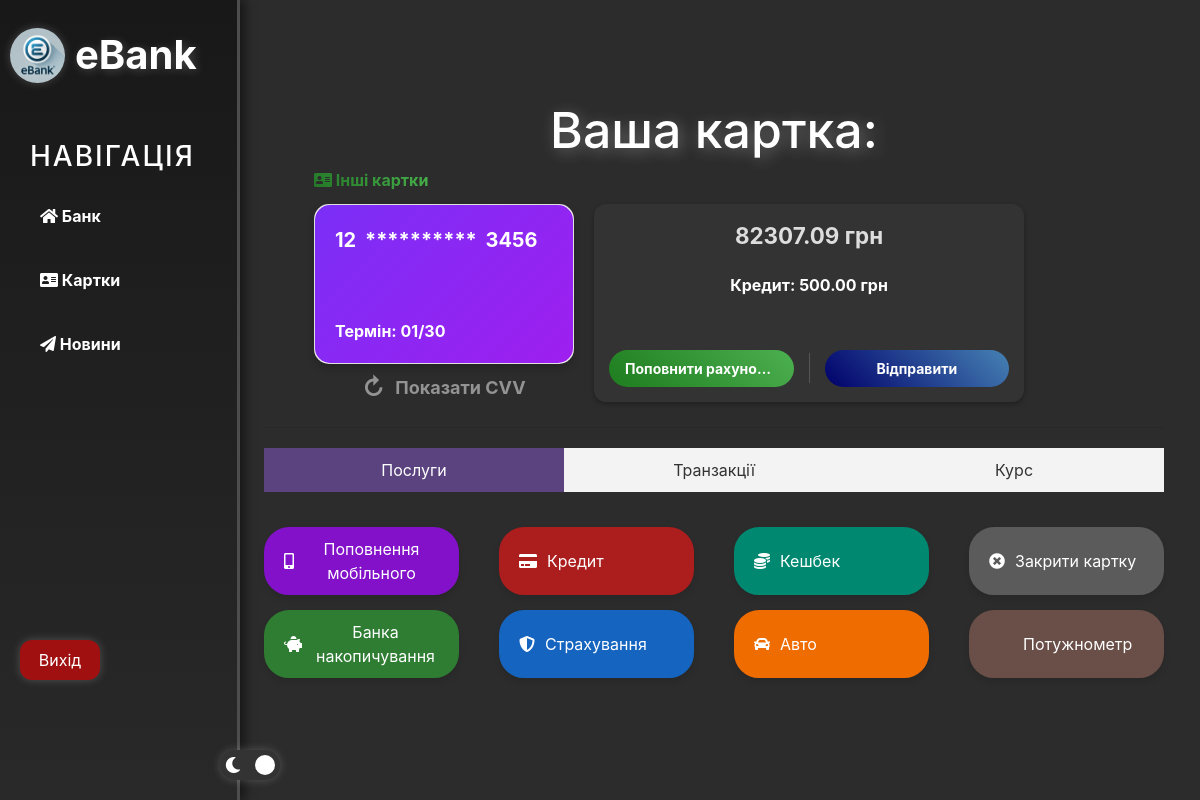
Page /cards/13/ (signed in) on the earlier database version.
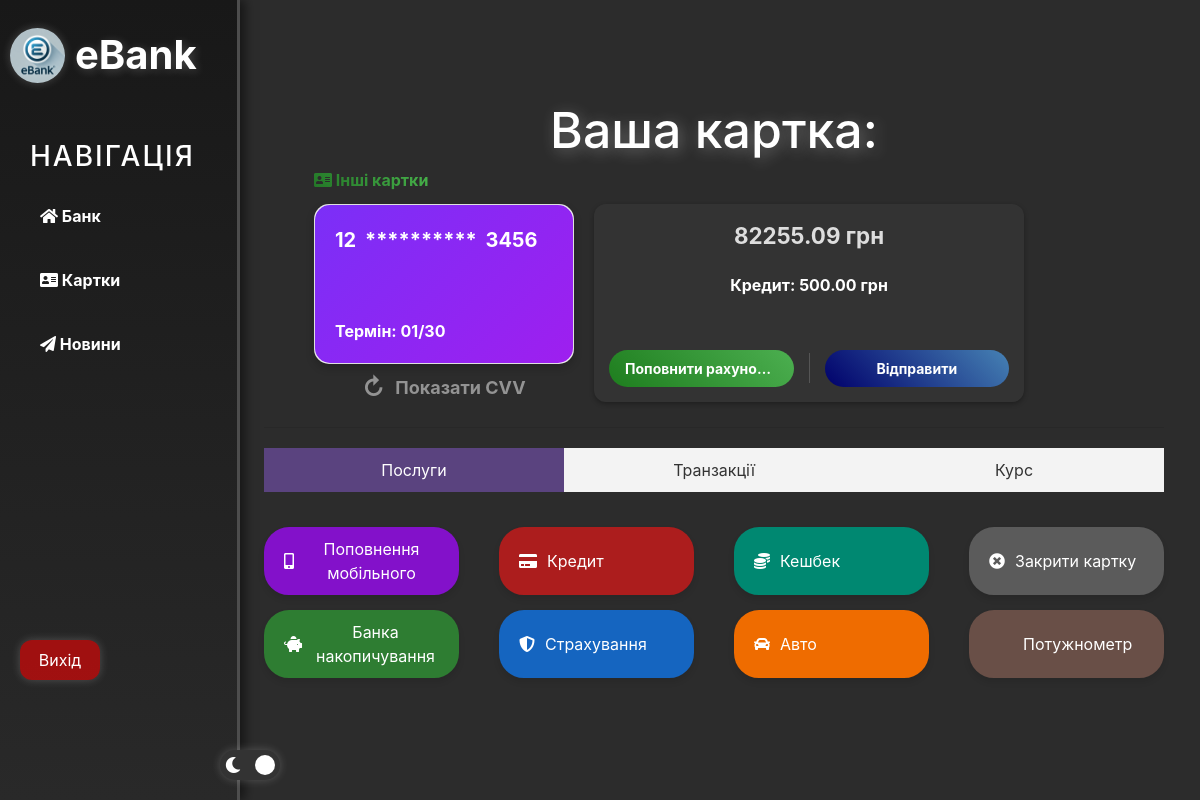
Same page on the later database version.
### site_auth/models.py (models this page shows, shortened)
class BankCard(models.Model):
    user = models.ForeignKey(settings.AUTH_USER_MODEL, on_delete=models.CASCADE, related_name="bank_cards")
    card_number = models.CharField(max_length=16, unique=True)
    cvv = models.CharField(max_length=3)
    expiry_date = models.CharField(max_length=5)
    balance = models.DecimalField(max_digits=10, decimal_places=2, default=0.00)

class CustomUser(AbstractUser):
    email = models.EmailField(unique=True)
    verification_code = models.CharField(max_length=6, blank=True, null=True)
    credit_balance = models.DecimalField(max_digits=10, decimal_places=2, default=0.00)

### cards/views.py (the view)
# urls.py: path('<int:pk>/', views.card, name='card'),
def card(request, pk):
    if not request.user.is_authenticated:
        return render(request, "cards/card.html")
    card = get_object_or_404(BankCard, pk=pk, user=request.user)
    transactions = Transaction.objects.filter(card=card).order_by("-date")
    total_amount = transactions.aggregate(total=Sum('amount'))['total'] or Decimal(0)
    total_amount = total_amount.quantize(Decimal('0.01'), rounding=ROUND_DOWN)  # Округление до 2 знаков
    total_count = Decimal(transactions.count()).quantize(Decimal('0.01'), rounding=ROUND_DOWN)  # Округление до 2 знаков
    context = {
        "card": card,
        "transactions": transactions,
        "total_amount": total_amount,
        "total_count": total_count,  # Теперь округлено до 2 знаков
    }
    return render(request, "cards/card.html", context)

### templates/cards/card.html (shortened to what this page needs)
{% extends 'layout.html' %}
{% load static %}
{% block content %}
<link rel="stylesheet" href="{% static 'cards/css/style_card.css' %}">
<link rel="stylesheet" href="https://cdnjs.cloudflare.com/ajax/libs/font-awesome/5.15.4/css/all.min.css">
{% if user.is_authenticated %}
    <div class="features">
        <h1>Ваша картка:</h1>
        <div class="card-section">
            <a href="{% url 'cards:cards' %}" class="button-cards"><i class="fas fa-address-card"></i> Інші картки</a>
            <div class="card-wrapper">
                <div class="card-container">
                    <div class="card" id="card">
                        <div class="card-front">
                            <div class="card-number">
                                <span class="visible-part">{{ card.card_number|slice:":2" }}</span>
                                <span class="masked-part">**********</span>
                                <span class="visible-part">{{ card.card_number|slice:"12:" }}</span>
                            </div>
                            <div class="card-expiry">Термін: {{ card.expiry_date }}</div>
                        </div>
                        <div class="card-back">
                            <div class="card-number" id="cardNumberFull">{{ card.card_number }}</div>
                            <div class="card-cvv">CVV: {{ card.cvv }}</div>
                        </div>
                    </div>
                    <button class="flip-button" id="flipButton" onclick="toggleCVV()">
                        <span class="arrow-container">&#x21bb;</span>
                        <span class="button-text" id="flipButtonText">Показати CVV</span>
                    </button>
                </div>
                <div class="balance-block">
                    <div class="balance-info">
                        <span class="balance-amount">{{ card.balance }} грн</span>
                        <p class="credit-info">Кредит: {{ user.credit_balance }} грн</p>
                    </div>
                    <div class="action-buttons">
                        <a href="add" class="replenish-button">Поповнити рахунок +</a>
                        <a href="transfer" class="send-button">Відправити</a>
                    </div>
                </div>
            </div>
        </div>
        <hr>
        <div class="tabs">
            <button class="tab-button active" data-tab="services">Послуги</button>
            <button class="tab-button" data-tab="transactions">Транзакції</button>
            <button class="tab-button" data-tab="rates">Курс</button>
        </div>
        <div class="tab-content" id="services" style="display: block;">
            <div class="services-buttons">
                <a href="mobile" class="service-button" style="--color-start: #8311ca;">
                    <i class="fas fa-mobile-alt"></i> Поповнення мобільного
                </a>
                <a href="credit" class="service-button" style="--color-start: #ac1d1d;">
                    <i class="fas fa-credit-card"></i> Кредит
                </a>
                <a href="cashback" class="service-button" style="--color-start: #008871;">
                    <i class="fas fa-coins"></i> Кешбек
                </a>
                <a href="close-card" class="service-button" style="--color-start: #5b5b5b;">
                    <i class="fas fa-times-circle"></i> Закрити картку
                </a>
                <a href="banka" class="service-button" style="--color-start: #2e7d32;">
                    <i class="fas fa-piggy-bank"></i> Банка накопичування
                </a>
                <a href="insurance" class="service-button" style="--color-start: #1565c0;">
                    <i class="fas fa-shield-alt"></i> Страхування
                </a>
                <a href="auto" class="service-button" style="--color-start: #ef6c00;">
                    <i class="fas fa-car"></i> Авто
                </a>
                <a href="train" class="service-button" style="--color-start: #694f47;">
                    <i alt="Иконка" style="width: 24px; height: 24px;"></i> Потужнометр
                </a>
            </div>
        </div>
    </div>
{% endif %}
{% endblock %}

### templates/layout.html (shortened to what this page needs)
{% load static %}
<!DOCTYPE html>
<html lang="ru">
<head>
    <link rel="stylesheet" href="https://stackpath.bootstrapcdn.com/bootstrap/4.5.2/css/bootstrap.min.css">
    <link rel="stylesheet" href="{% static 'home/css/home.css' %}">
    <link rel="stylesheet" href="https://use.fontawesome.com/releases/v5.8.2/css/all.css">
</head>
<body>
    <div class="header-buttons-container">
        <div id="theme-toggle" class="theme-toggle-btn">
            <div class="theme-toggle-slider"></div>
            <i class="fas fa-moon moon-icon"></i>
        </div>
        {% if request.user.is_authenticated %}
        <div id="exit-button" class="exit-btn">
            Вихід
        </div>
        {% endif %}
    </div>
    <aside>
        <span class="logo">
            <a href="/home/">
                <img src="{% static 'images/logo.png' %}" alt="eBank Logo" class="logo-img">
            </a>
            eBank
        </span>
        <h3>Навігація</h3>
        <ul>
            <a href="/home/"><li><i class="fas fa-home"></i> Банк </li></a>
            <a href="/cards/"><li><i class="fas fa-address-card"></i> Картки </li></a>
            <a href="/news/"><li><i class="fas fa-paper-plane"></i> Новини </li></a>
        </ul>
    </aside>
    <main>
        {% block content %}
        {% endblock %}
    </main>
</body>
</html>

### static/home/css/home.css (style rules this page uses)
body { background: #2c2c2c; color: #fff; margin: 0; padding: 0; transition: background 0.3s ease, color 0.3s ease; }
aside { position: fixed; top: 0; left: 0; background: linear-gradient(180deg, #181818, #292929); width: 20%; padding: 2.5%; height: 100vh; color: #fff; border-right: 3px solid #4d4d4d; box-shadow: 5px 0 10px rgba(0, 0, 0, 0.5); z-index: 1000; transition: background 0.3s ease, color 0.3s ease; }
aside img { width: 80px; float: left; border-radius: 50%; box-shadow: 0px 0px 10px rgba(255, 255, 255, 0.2); transition: transform 0.3s ease; }
aside .logo { font-size: 40px; left: -20px; font-weight: bold; position: relative; top: -5px; text-shadow: 2px 2px 10px rgba(255, 255, 255, 0.2); }
aside h3 { margin-top: 50px; font-size: 28px; text-transform: uppercase; letter-spacing: 2px; }
aside ul { list-style: none; padding: 0; }
aside ul li { color: #fff; display: block; margin-top: 20px; padding: 10px; border-radius: 5px; transition: all 0.3s ease; }
aside ul a { color: inherit; text-decoration: none; font-weight: bold; transition: color 0.3s ease; }
main .features { margin-left: 22%; color: #fff; margin-top: 100px; text-align: center; width: 75%; }
main .features h1 { font-size: 50px; text-shadow: 3px 3px 15px rgba(255, 255, 255, 0.3); }
main .features p { max-width: 400px; margin: 20px auto; }
.theme-toggle-btn { position: fixed; bottom: 20px; left: 220px; width: 60px; height: 30px; background: #333; border-radius: 30px; display: flex; align-items: center; padding: 5px; cursor: pointer; transition: all 0.3s ease; justify-content: space-between; z-index: 10000; box-shadow: 0px 0px 10px rgba(255, 255, 255, 0.2); }
.theme-toggle-btn .theme-toggle-slider { width: 20px; height: 20px; background: #fff; border-radius: 50%; transition: transform 0.3s ease; }
.theme-toggle-btn .moon-icon, .theme-toggle-btn .sun-icon { color: #fff; font-size: 16px; position: absolute; transition: opacity 0.3s ease; }
.theme-toggle-btn .moon-icon { left: 5px; }
body:not(.light-theme) .theme-toggle-slider { transform: translateX(30px); }
body:not(.light-theme) .theme-toggle-btn .moon-icon { color: #fff; opacity: 1; }
.exit-btn { position: fixed; top: 640px; left: 20px; width: 80px; height: 40px; background-color: #ff000090; color: #fff; border-radius: 12px; display: flex; align-items: center; padding: 5px; cursor: pointer; transition: all 0.3s ease; justify-content: center; z-index: 10000; box-shadow: 0px 0px 10px rgba(255, 255, 255, 0.2); }
body { overflow-y: scroll; scrollbar-width: thin; scrollbar-color: #eb5959 #444; }
.logo { display: flex; align-items: center; gap: 10px; }
.logo-img { width: 55px; height: auto; }

Differences in the rows shown:
changed BankCard: balance "82307.09" → "82255.09"
